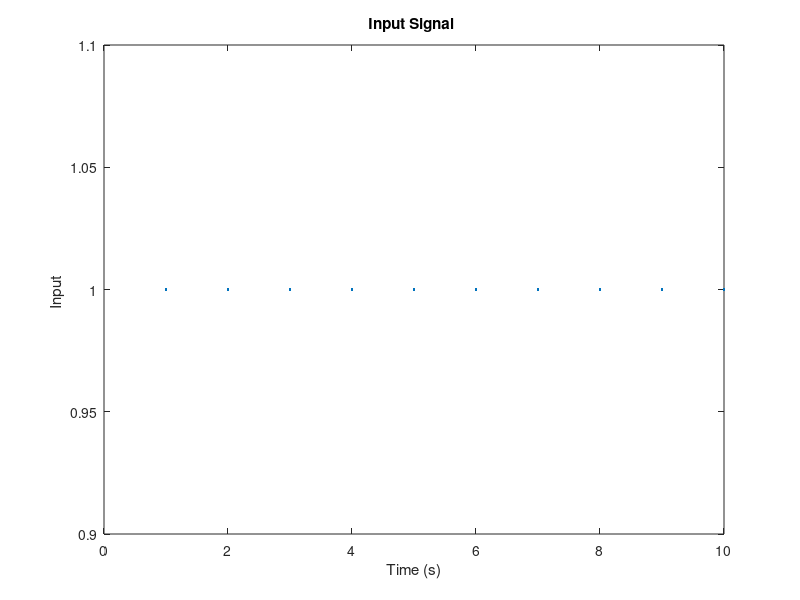

The MATLAB source for this figure:
%% Filtering & Identification Practical Assignment 2
% Jane Doe #123456
% John Doe #654321

% St. id.: 5230543

%% Assignment 1
%%% Input signal
% We chose the following input signal because ...
% The following plot shows the input signal , you can see that ...
u = ones (10 ,1);

figure
plot (u,'.')
xlabel ('Time (s)')
ylabel ('Input ')
title ('Input Signal ')
%%% Sampling Frequency
% We found the sampling frequency by ...
fs = 1;
%%% Other important design choises
% We use the comments to provide clear motivations of all our design choices .
% Everything we comment directly under this header will be published as
% text .
% The text under the following line will be published as a green comment .
excitement_level = 100;
% Excitement level
%% Assignment 2: Identification
%%% Model Estimation
% We use the following identification method because ...
% As you can see in our figure , we can expect that ...
code = rand ; % important code

%% Assignment 3: Validation
%%% VAF
morecode = 1+1;
%%% Conlusions
% after going through the id - cycle many times we found that by doing this
% and that our results improved ....